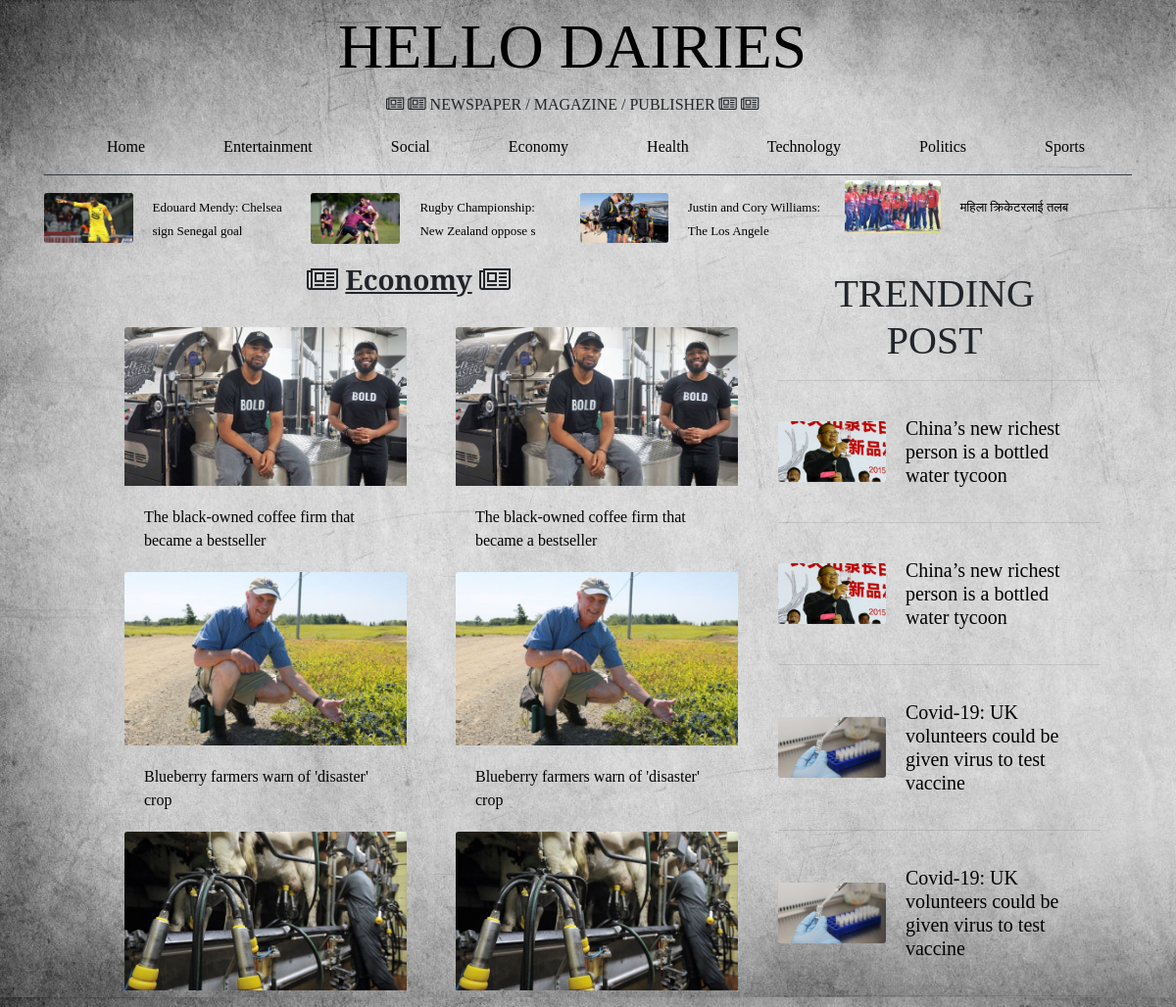
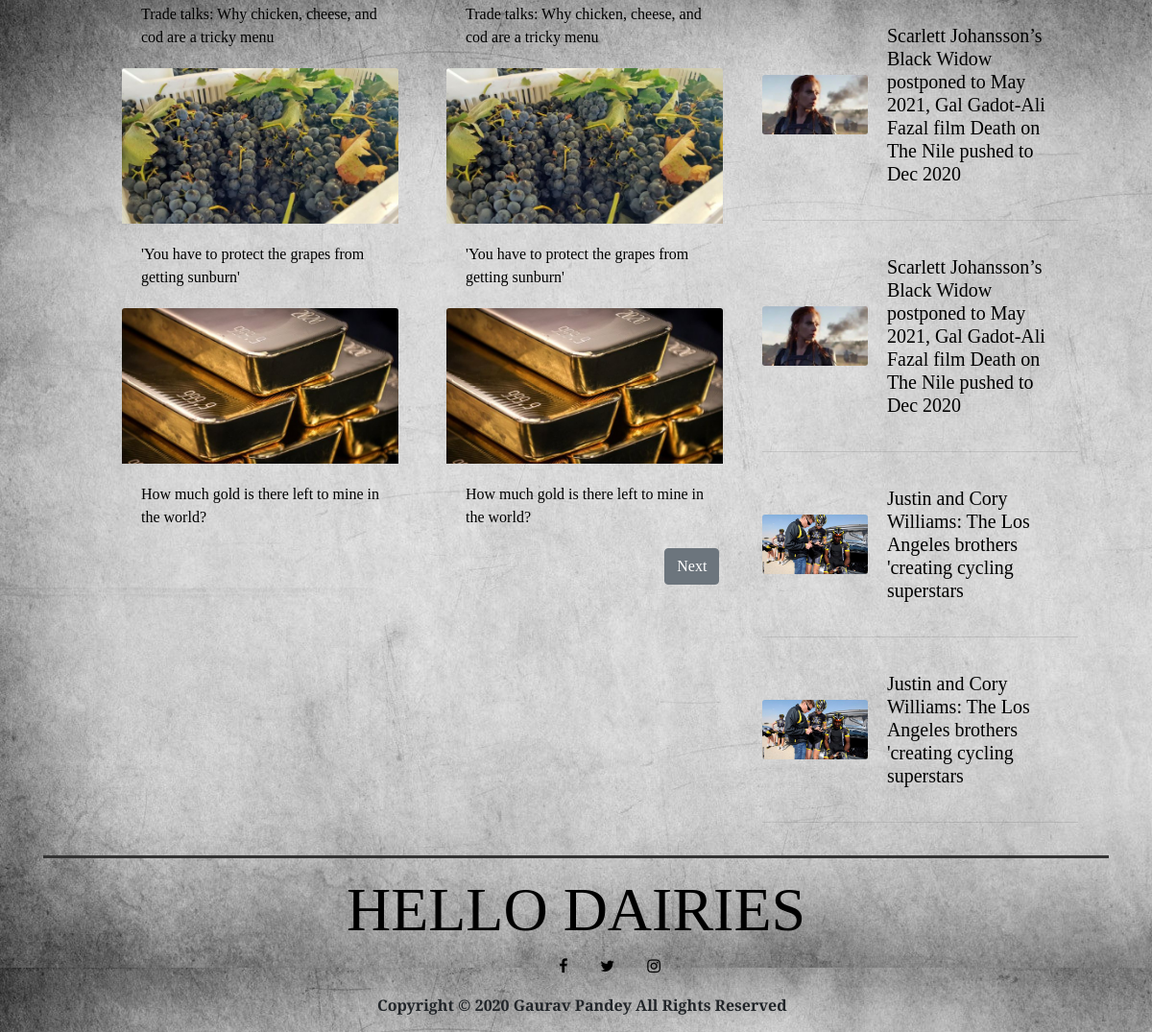
The page /news/category/3/ on the database its author committed (2 pictures, top to bottom).
### post/models.py (models this page shows, shortened)
class Category(models.Model):
    name = models.CharField(max_length=50, unique=True)
    created_at = models.DateTimeField(auto_now=True)
    class Meta:
        ordering = ['created_at']

class Post(models.Model):
    title = models.CharField(max_length=250)
    slug = models.SlugField(max_length=250, unique=True)
    author = models.CharField(max_length=50)
    address = models.CharField(max_length=50)
    category = models.ForeignKey(Category, on_delete=models.CASCADE)
    image = models.ImageField(upload_to='news/%y/%m/%d/', blank=False)
    content = models.TextField()
    status = models.IntegerField(choices=STATUS, default=1)
    trending = models.IntegerField(choices=TRENDING, default=0)
    slideshow = models.IntegerField(choices=SlIDE, default=0)
    created_at = models.DateTimeField(auto_now=True)
    updated_at = models.DateTimeField(auto_now=True)
    class Meta:
        ordering = ['-created_at']

### post/views.py (the view)
# urls.py: path('news/category/<id>/', views.lists, name='list'),
def lists(request, id):
    categories = Category.objects.all()
    trendings = Post.objects.filter(trending=1)
    tops = Post.objects.all().order_by('category__topbar')
    posts = Post.objects.filter(status=1, category=id).order_by('-created_at')
    paginator = Paginator(posts, 10)
    page_number = request.GET.get('page')
    page_obj = paginator.get_page(page_number)
    category = Category.objects.get(id=id)
    context = {
        'categories': categories,
        'trendings': trendings,
        'tops': tops,
        'posts': posts,
        'category': category,
        'page_obj': page_obj,
    }
    return render(request, 'news-list.html', context)

### post/templates/news-list.html (shortened to what this page needs)
{% extends 'base.html' %}
{% block content %}
    <div class="col-8">
        <div class="align-center">
            <h3><i class="fa fa-newspaper-o" aria-hidden="true"></i>&nbsp;<u>{{ category.name }}</u>&nbsp;<i
                    class="fa fa-newspaper-o" aria-hidden="true"></i>&nbsp;</h3>
        </div>
        <br>
        <div class="container">
            <div class="row">
                {% for post in page_obj %}
                    <div class="card card-custom" style="width: 18rem;">
                        <a href="{% url 'post-detail' post.slug %}">
                            <img src="{{ post.image.url }}" class="card-img-top">
                            <div class="card-body">
                                <p class="card-text">{{ post.title }}</p>
                            </div>
                        </a>
                    </div>
                {% endfor %}
            </div>
            <div class="pagination d-flex justify-content-between">
                <span>
            {% if page_obj.has_next %}
                <a href="?page={{ page_obj.next_page_number }}">
            <button type="button"
                    class="btn btn-secondary">Next</button></a>
            {% endif %}
            </span>
            </div>
        </div>
    </div>
{% endblock %}

### templates/base.html (shortened to what this page needs)
{% load static %}
<!DOCTYPE html>
<html lang="en">
<head>
    <link rel="stylesheet" href="https://stackpath.bootstrapcdn.com/bootstrap/4.4.1/css/bootstrap.min.css"
>
    <link rel="stylesheet" href="https://cdnjs.cloudflare.com/ajax/libs/font-awesome/4.7.0/css/font-awesome.min.css">
    <link rel="stylesheet" type="text/css" href="{% static 'css/main.css' %}">
</head>
<body>
<header>
    <div class="container">
        <div class="container-fluid">
            <div class="row header-top-row">
                <div class="header-copy">
                    <a href="{% url 'home' %}"><h1 class="logo">HELLO DAIRIES</h1></a>
                    <i class="fa fa-newspaper-o" aria-hidden="true"></i>&nbsp;<i class="fa fa-newspaper-o"
                                                                                 aria-hidden="true"></i>&nbsp;<span
                        class="tagline">NEWSPAPER / MAGAZINE / PUBLISHER</span>&nbsp;<i class="fa fa-newspaper-o"
                                                                                        aria-hidden="true"></i>&nbsp;<i
                        class="fa fa-newspaper-o" aria-hidden="true"></i>
                </div>
            </div>
        </div>
    </div>
</header>
<div class="container-fluid" id="fixed-navbar">
    <div class="container">
        <nav class="navbar navbar-expand-lg bg-navbar border-bottom border-dark">
            <ul class="navbar-nav ">
                <li class="nav-item">
                    <a class="nav-link" href="{% url 'home' %}">Home </a>
                </li>
                {% for category in categories %}
                    <li class="nav-item">
                        <a class="nav-link" href="{% url 'list' category.id %}">{{ category.name }} </a>
                    </li>
                {% endfor %}
            </ul>
        </nav>
    </div>
</div>
<div class="content">
    <div class="container">
        <div class="row-headline">
            {% for post in tops|slice:'4' %}
                <div class="" style="max-width: 300px;">
                    <div class="row no-gutters">
                        <div class="col-md-4">
                            <a href="{% url 'post-detail' post.slug %}"><img src="{{ post.image.url }}" class="card-img" alt="..."></a>
                        </div>
                        <div class="col-md-8">
                            <div class="card-body">
                                <a href="{% url 'post-detail' post.slug %}">
                                    <h8 class="card-title">{{ post.title|slice:'40' }}</h8>
                                </a>
                            </div>
                        </div>
                    </div>
                </div>
            {% endfor %}
        </div>
        <div class="container-fluid ">
            <div class="container">
                <div class="grid-container">
                    <div class="row">
                        {% block content %}
                        {% endblock %}
                        <div class="col-4 ">
                            <h5 class="post-type ">&nbsp;&nbsp;&nbsp;&nbsp;&nbsp;TRENDING &nbsp;&nbsp;&nbsp;&nbsp;&nbsp;
                                POST&nbsp;</h5>
                            <hr>
                            {% for post in trendings|slice:'8'%}
                                <div class="card mb-3 no-border" style="max-width: 540px;">
                                    <div class="row no-gutters">
                                        <div class="col-md-4">
                                            <a href="{% url 'post-detail' post.slug %}"><img src="{{ post.image.url}}" class="card-img"
                                                                          alt="..."></a>
                                        </div>
                                        <div class="col-md-8">
                                            <div class="card-body">
                                                <a href="{% url 'post-detail' post.slug %}">
                                                    <h5 class="card-title">{{ post.title}}</h5>
                                                </a>
                                            </div>
                                        </div>
                                    </div>
                                </div>
                                <hr>
                            {% endfor %}
                        </div>
                    </div>
                </div>
            </div>
        </div>
    </div>
    <footer>
        <div class="container-fluid ">
            <div class="container">
                <hr style="height:3px;border:none;color:#333;background-color:#333;"/>
                <div class="col-12 col-md-12 bottom-logo">
                    <h1 class="logo"><a href="{% url 'home' %}">HELLO DAIRIES</a></h1>
                    <div class="tagline social bottom-social">
                        <ul>
                            <li class="bottom-social-item facebook"><a href="https://www.facebook.com"><i
                                    class="fa fa-facebook"></i></a></li>
                            <li class="bottom-social-item twitter"><a href="https://www.twitter.com"><i
                                    class="fa fa-twitter"></i></a></li>
                            <li class="bottom-social-item instagram"><a href="https://www.instagram.com"><i
                                    class="fa fa-instagram"></i></a></li>
                        </ul>
                    </div>
                </div>
                <div class="col-12 col-md-12 copyright">
                    <p class="pl-5">Copyright &copy;
                        Gaurav Pandey All Rights Reserved
                    </p>
                </div>
            </div>
        </div>
    </footer>
</body>
</html>

### static/css/main.css (style rules this page uses)
body { font-family: 'Playfair Display', serif; background-image: url("/static/img/grey-bg-img.png"); }
.row, .card { background-color: transparent; }
header { padding-top: 10px; }
#fixed-navbar { z-index: 10; padding-top: 3px; }
.header-top-row { padding-left: 300px; }
.header-copy { text-align: center; }
.social li { list-style: none; display: inline; }
.border-bottom { display: inline; }
.logo { font-size: 4em; }
.navbar { display: block; justify-content: center; }
.bg-navbar { background-color: transparent; }
.navbar-expand-lg { justify-content: center; }
.navbar-expand-lg .navbar-nav .nav-link { padding-right: 2rem; padding-left: 3rem; }
.navbar-nav li { display: inline-block; }
h8 { font-size: 13px; }
.row-headline { display: flex; }
.grid-container { display: grid; grid-gap: 2px; padding: 2px; }
h3 { font-weight: 600; }
.post-type { font-size: 2.5em; text-align: center; padding-top: 7px; }
.col-md-4 { align-self: center; }
.no-border { border-style: none; }
a { color: black; }
.bottom-logo { text-align: center; }
.bottom-social { align-content: center; }
.bottom-social-item { padding-left: 30px; }
.copyright { padding-left: 300px; font-weight: 650; }
h5, .card-title { margin-bottom: 0px; }
.align-center { text-align: center; }
.card-custom { margin-left: 50px; border-style: none; }

### rows shown on the page
Category: name "Entertainment"
Category: name "Social"
Category: name "Economy"
Category: name "Health"
Category: name "Technology"
Category: name "Politics"
Category: name "Sports"
Post: image (picture), title "Edouard Mendy: Chelsea sign Senegal goal"
Post: image (picture), title "Rugby Championship: New Zealand oppose s"
Post: image (picture), title "Justin and Cory Williams: The Los Angele", title "Justin and Cory Williams: The Los Angeles brothers 'creating cycling superstars"
Post: image (picture), title "महिला क्रिकेटरलाई तलब"
Post: image (picture), title "The black-owned coffee firm that became a bestseller"
Post: image (picture), title "The black-owned coffee firm that became a bestseller"
Post: image (picture), title "Blueberry farmers warn of 'disaster' crop"
Post: image (picture), title "Blueberry farmers warn of 'disaster' crop"
Post: image (picture), title "Trade talks: Why chicken, cheese, and cod are a tricky menu"
Post: image (picture), title "Trade talks: Why chicken, cheese, and cod are a tricky menu"
Post: image (picture), title "'You have to protect the grapes from getting sunburn'"
Post: image (picture), title "'You have to protect the grapes from getting sunburn'"
Post: image (picture), title "How much gold is there left to mine in the world?"
Post: image (picture), title "How much gold is there left to mine in the world?"
Post: image (picture), title "China’s new richest person is a bottled water tycoon"
Post: image (picture), title "China’s new richest person is a bottled water tycoon"
Post: image (picture), title "Covid-19: UK volunteers could be given virus to test vaccine"
Post: image (picture), title "Covid-19: UK volunteers could be given virus to test vaccine"
Post: image (picture), title "Scarlett Johansson’s Black Widow postponed to May 2021, Gal Gadot-Ali Fazal film Death on The Nile pushed to Dec 2020"
Post: image (picture), title "Scarlett Johansson’s Black Widow postponed to May 2021, Gal Gadot-Ali Fazal film Death on The Nile pushed to Dec 2020"
Post: image (picture), title "Justin and Cory Williams: The Los Angeles brothers 'creating cycling superstars"
